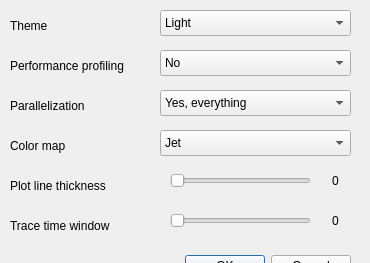
<?xml version="1.0" encoding="UTF-8"?>
<ui version="4.0">
 <class>GuiPreferences</class>
 <widget class="QDialog" name="GuiPreferences">
  <property name="geometry">
   <rect>
    <x>0</x>
    <y>0</y>
    <width>370</width>
    <height>263</height>
   </rect>
  </property>
  <property name="windowTitle">
   <string>GUI Preferences</string>
  </property>
  <widget class="QDialogButtonBox" name="DialogButtons">
   <property name="geometry">
    <rect>
     <x>10</x>
     <y>250</y>
     <width>341</width>
     <height>32</height>
    </rect>
   </property>
   <property name="orientation">
    <enum>Qt::Horizontal</enum>
   </property>
   <property name="standardButtons">
    <set>QDialogButtonBox::Cancel|QDialogButtonBox::Ok</set>
   </property>
  </widget>
  <widget class="QLabel" name="label">
   <property name="geometry">
    <rect>
     <x>10</x>
     <y>10</y>
     <width>161</width>
     <height>31</height>
    </rect>
   </property>
   <property name="text">
    <string>Theme</string>
   </property>
   <property name="buddy">
    <cstring>chooseTheme</cstring>
   </property>
  </widget>
  <widget class="QLabel" name="label_2">
   <property name="geometry">
    <rect>
     <x>10</x>
     <y>50</y>
     <width>151</width>
     <height>31</height>
    </rect>
   </property>
   <property name="text">
    <string>Performance profiling</string>
   </property>
   <property name="buddy">
    <cstring>choosePerformanceProfiling</cstring>
   </property>
  </widget>
  <widget class="QLabel" name="label_3">
   <property name="geometry">
    <rect>
     <x>10</x>
     <y>90</y>
     <width>141</width>
     <height>31</height>
    </rect>
   </property>
   <property name="text">
    <string>Parallelization</string>
   </property>
   <property name="buddy">
    <cstring>chooseParallelization</cstring>
   </property>
  </widget>
  <widget class="QLabel" name="label_4">
   <property name="geometry">
    <rect>
     <x>10</x>
     <y>170</y>
     <width>141</width>
     <height>31</height>
    </rect>
   </property>
   <property name="text">
    <string>Plot line thickness</string>
   </property>
   <property name="buddy">
    <cstring>choosePlotLineThickness</cstring>
   </property>
  </widget>
  <widget class="QLabel" name="label_5">
   <property name="geometry">
    <rect>
     <x>10</x>
     <y>210</y>
     <width>141</width>
     <height>31</height>
    </rect>
   </property>
   <property name="text">
    <string>Trace time window</string>
   </property>
   <property name="buddy">
    <cstring>chooseTraceTimeWindow</cstring>
   </property>
  </widget>
  <widget class="QLabel" name="label_6">
   <property name="geometry">
    <rect>
     <x>10</x>
     <y>130</y>
     <width>141</width>
     <height>31</height>
    </rect>
   </property>
   <property name="text">
    <string>Color map</string>
   </property>
   <property name="buddy">
    <cstring>chooseColorMap</cstring>
   </property>
  </widget>
  <widget class="QComboBox" name="chooseTheme">
   <property name="geometry">
    <rect>
     <x>160</x>
     <y>10</y>
     <width>191</width>
     <height>26</height>
    </rect>
   </property>
   <item>
    <property name="text">
     <string>Light</string>
    </property>
   </item>
   <item>
    <property name="text">
     <string>Solarized</string>
    </property>
   </item>
   <item>
    <property name="text">
     <string>Nord</string>
    </property>
   </item>
   <item>
    <property name="text">
     <string>Dark</string>
    </property>
   </item>
   <item>
    <property name="text">
     <string>True Black</string>
    </property>
   </item>
  </widget>
  <widget class="QComboBox" name="choosePerformanceProfiling">
   <property name="geometry">
    <rect>
     <x>160</x>
     <y>50</y>
     <width>191</width>
     <height>26</height>
    </rect>
   </property>
   <item>
    <property name="text">
     <string>No</string>
    </property>
   </item>
   <item>
    <property name="text">
     <string>Yes</string>
    </property>
   </item>
  </widget>
  <widget class="QComboBox" name="chooseParallelization">
   <property name="geometry">
    <rect>
     <x>160</x>
     <y>90</y>
     <width>191</width>
     <height>26</height>
    </rect>
   </property>
   <item>
    <property name="text">
     <string>Yes, everything</string>
    </property>
   </item>
   <item>
    <property name="text">
     <string>Yes, only filtering</string>
    </property>
   </item>
   <item>
    <property name="text">
     <string>Yes, only preprocessing</string>
    </property>
   </item>
   <item>
    <property name="text">
     <string>No</string>
    </property>
   </item>
  </widget>
  <widget class="QComboBox" name="chooseColorMap">
   <property name="geometry">
    <rect>
     <x>160</x>
     <y>130</y>
     <width>191</width>
     <height>26</height>
    </rect>
   </property>
   <item>
    <property name="text">
     <string>Jet</string>
    </property>
   </item>
  </widget>
  <widget class="QSlider" name="choosePlotLineThickness">
   <property name="geometry">
    <rect>
     <x>170</x>
     <y>170</y>
     <width>141</width>
     <height>22</height>
    </rect>
   </property>
   <property name="orientation">
    <enum>Qt::Horizontal</enum>
   </property>
  </widget>
  <widget class="QSlider" name="chooseTraceTimeWindow">
   <property name="geometry">
    <rect>
     <x>170</x>
     <y>210</y>
     <width>141</width>
     <height>22</height>
    </rect>
   </property>
   <property name="orientation">
    <enum>Qt::Horizontal</enum>
   </property>
  </widget>
  <widget class="QLabel" name="LabelPlotLineThickness">
   <property name="geometry">
    <rect>
     <x>320</x>
     <y>160</y>
     <width>31</width>
     <height>41</height>
    </rect>
   </property>
   <property name="text">
    <string>0</string>
   </property>
   <property name="alignment">
    <set>Qt::AlignCenter</set>
   </property>
  </widget>
  <widget class="QLabel" name="LabelTraceTimeWindow">
   <property name="geometry">
    <rect>
     <x>320</x>
     <y>200</y>
     <width>31</width>
     <height>41</height>
    </rect>
   </property>
   <property name="text">
    <string>0</string>
   </property>
   <property name="alignment">
    <set>Qt::AlignCenter</set>
   </property>
  </widget>
 </widget>
 <tabstops>
  <tabstop>chooseTheme</tabstop>
  <tabstop>choosePerformanceProfiling</tabstop>
  <tabstop>chooseParallelization</tabstop>
  <tabstop>chooseColorMap</tabstop>
  <tabstop>choosePlotLineThickness</tabstop>
  <tabstop>chooseTraceTimeWindow</tabstop>
 </tabstops>
 <resources/>
 <connections>
  <connection>
   <sender>DialogButtons</sender>
   <signal>accepted()</signal>
   <receiver>GuiPreferences</receiver>
   <slot>accept()</slot>
   <hints>
    <hint type="sourcelabel">
     <x>248</x>
     <y>254</y>
    </hint>
    <hint type="destinationlabel">
     <x>157</x>
     <y>274</y>
    </hint>
   </hints>
  </connection>
  <connection>
   <sender>DialogButtons</sender>
   <signal>rejected()</signal>
   <receiver>GuiPreferences</receiver>
   <slot>reject()</slot>
   <hints>
    <hint type="sourcelabel">
     <x>316</x>
     <y>260</y>
    </hint>
    <hint type="destinationlabel">
     <x>286</x>
     <y>274</y>
    </hint>
   </hints>
  </connection>
 </connections>
</ui>
